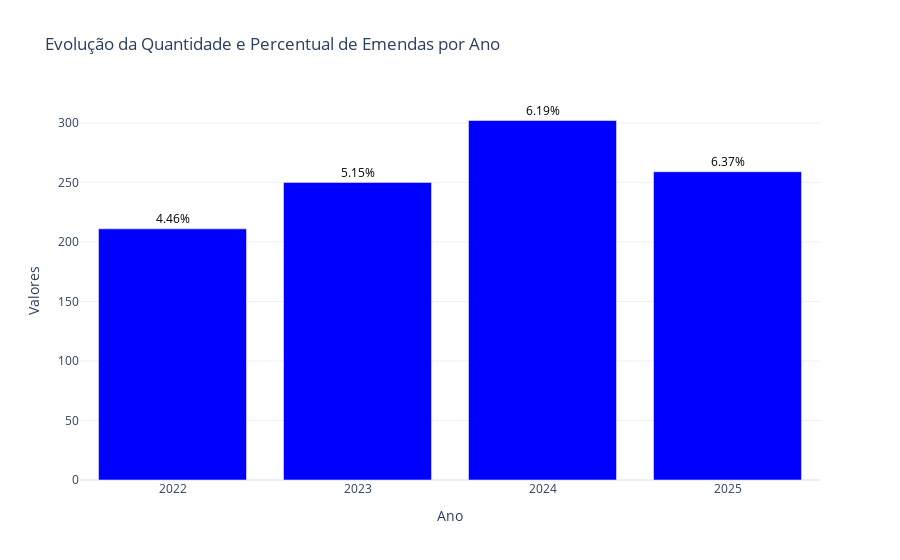

Write notebook code for a chart like this one.
### Code cell
# Dados para o gráfico
anos = emenda_count_per_year.index.astype(int)
quantidade_emendas = emenda_count_per_year.values
percentual_emendas = emenda_percent_per_year.values * 100  # Converter para porcentagem

# Criar o gráfico
fig = go.Figure()

# Adicionar barras para a quantidade de emendas
fig.add_trace(go.Bar(
    x=anos,
    y=quantidade_emendas,
    name='Quantidade de Emendas',
    marker_color='blue'
))

# Adicionar anotações para o percentual em cada barra
i = 0
for ano, percentual in zip(anos, percentual_emendas):
    fig.add_annotation(
        x=ano,
        y=emenda_count_per_year[i],
        text=f'{percentual:.2f}%',
        showarrow=False,
        font=dict(size=12, color='black'),
        yshift=10  # Ajustar a posição vertical da anotação
    )
    i+=1

# Configurar layout
fig.update_layout(
    title='Evolução da Quantidade e Percentual de Emendas por Ano',
    xaxis = dict(
        title='Ano',
        tickvals=anos,  # Define os valores dos ticks no eixo x
        ticktext=[str(ano) for ano in anos]  # Define os rótulos dos ticks
    ),
    yaxis_title='Valores',
    barmode='group',
    legend_title='Métricas',
    template='plotly_white'
)

fig.write_image(os.path.join(GRAFICOS_FOLDER, 'qtd_emendas_ano.png'))

# Mostrar o gráfico
fig.show()

### Figure 1 — Plotly figure (JSON) as saved in the notebook; plotly's stock layout.template omitted (floating-point values rounded to 4 significant figures)
{"data": [{"marker": {"color": "blue"}, "name": "Quantidade de Emendas", "type": "bar", "x": [2022, 2023, 2024, 2025], "y": [211, 250, 302, 259]}], "layout": {"annotations": [{"font": {"color": "black", "size": 12}, "showarrow": false, "text": "4.46%", "x": 2022, "y": 211, "yshift": 10}, {"font": {"color": "black", "size": 12}, "showarrow": false, "text": "5.15%", "x": 2023, "y": 250, "yshift": 10}, {"font": {"color": "black", "size": 12}, "showarrow": false, "text": "6.19%", "x": 2024, "y": 302, "yshift": 10}, {"font": {"color": "black", "size": 12}, "showarrow": false, "text": "6.37%", "x": 2025, "y": 259, "yshift": 10}], "barmode": "group", "legend": {"title": {"text": "Métricas"}}, "title": {"text": "Evolução da Quantidade e Percentual de Emendas por Ano"}, "xaxis": {"ticktext": ["2022", "2023", "2024", "2025"], "tickvals": [2022, 2023, 2024, 2025], "title": {"text": "Ano"}}, "yaxis": {"title": {"text": "Valores"}}}}
